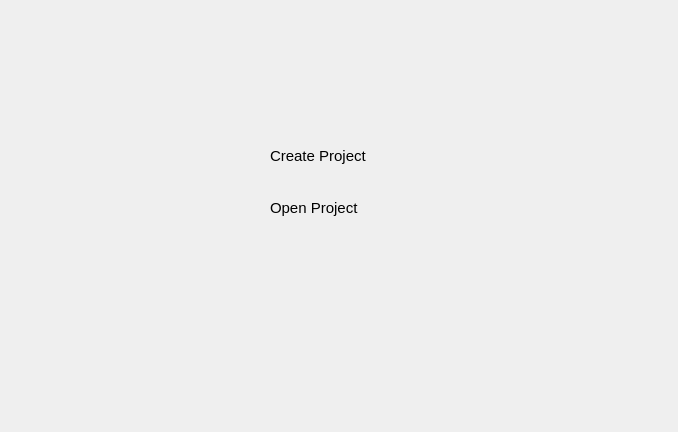
<?xml version="1.0" encoding="UTF-8"?>
<ui version="4.0">
 <class>StartDialog</class>
 <widget class="QDialog" name="StartDialog">
  <property name="geometry">
   <rect>
    <x>0</x>
    <y>0</y>
    <width>678</width>
    <height>432</height>
   </rect>
  </property>
  <property name="windowTitle">
   <string>Simple Animator</string>
  </property>
  <widget class="clickableLabel" name="projCreate">
   <property name="geometry">
    <rect>
     <x>270</x>
     <y>140</y>
     <width>101</width>
     <height>31</height>
    </rect>
   </property>
   <property name="font">
    <font>
     <pointsize>11</pointsize>
    </font>
   </property>
   <property name="text">
    <string>Create Project</string>
   </property>
  </widget>
  <widget class="clickableLabel" name="projOpen">
   <property name="geometry">
    <rect>
     <x>270</x>
     <y>200</y>
     <width>101</width>
     <height>16</height>
    </rect>
   </property>
   <property name="font">
    <font>
     <pointsize>11</pointsize>
    </font>
   </property>
   <property name="text">
    <string>Open Project</string>
   </property>
  </widget>
 </widget>
 <layoutdefault spacing="6" margin="11"/>
 <customwidgets>
  <customwidget>
   <class>clickableLabel</class>
   <extends>QLabel</extends>
   <header>clickablelabel.h</header>
  </customwidget>
 </customwidgets>
 <resources/>
 <connections/>
</ui>
